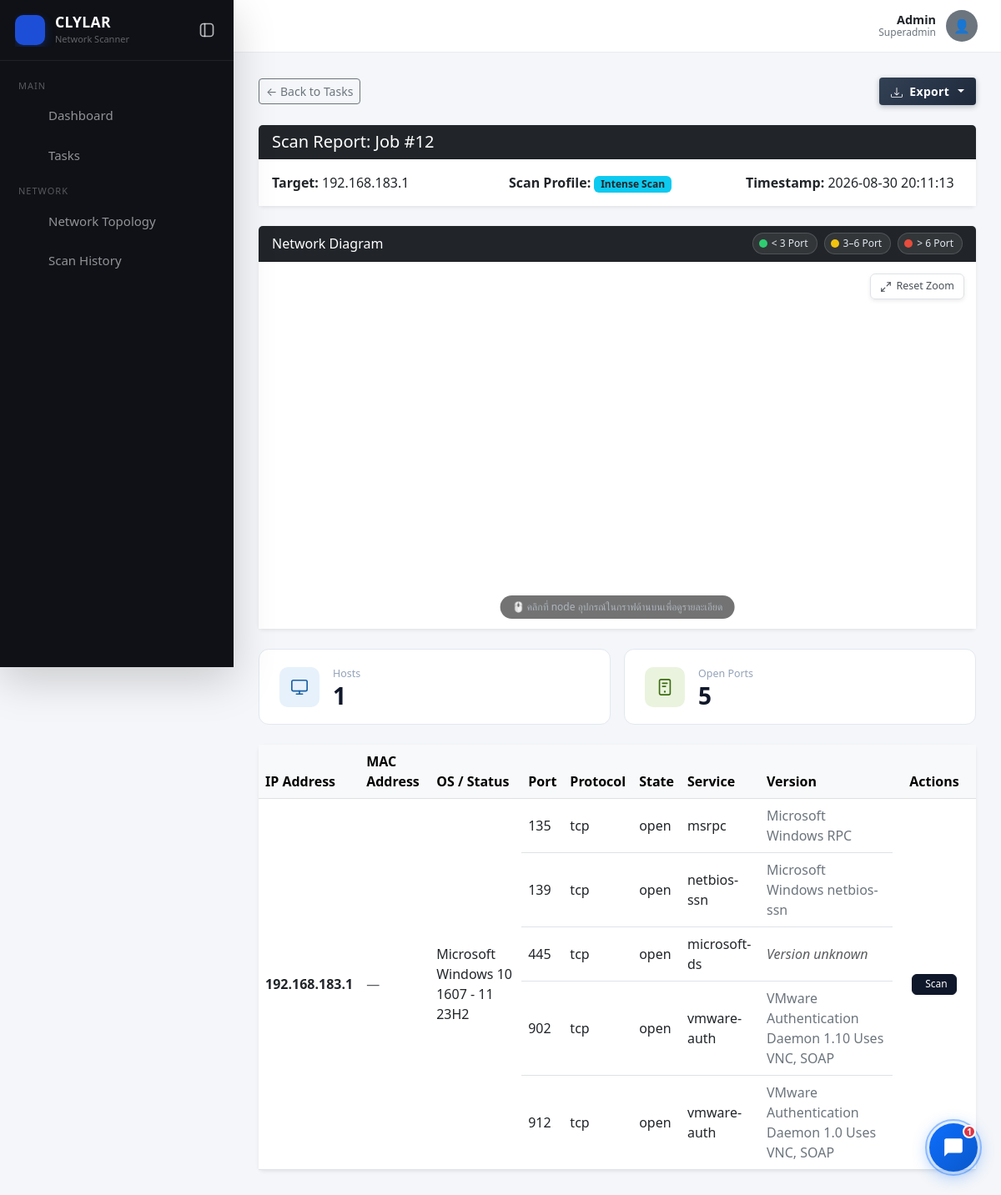
The page /scan/41 (signed in) on the database its author committed.
### models.py (models this page shows, shortened)
class User(db.Model, UserMixin):
    id = db.Column(db.Integer, primary_key=True)
    username = db.Column(db.String(50), unique=True, nullable=False)
    password_hash = db.Column(db.String(255), nullable=False)
    role = db.Column(db.String(20), default='user')
    created_by = db.Column(db.Integer, db.ForeignKey('user.id'), nullable=True)
    created_at = db.Column(db.DateTime, default=now_th)
    subordinates = db.relationship('User', backref=db.backref('creator', remote_side=[id]),
                                   foreign_keys=[created_by])
    @property
    def is_any_admin(self):
        return self.role in ('admin', 'superadmin')

class ScanJob(db.Model):
    id = db.Column(db.Integer, primary_key=True)
    scan_name = db.Column(db.String(150), nullable=True)
    target = db.Column(db.String(100), nullable=False)
    scan_type = db.Column(db.String(50))
    status = db.Column(db.String(20), default='Running')
    timestamp = db.Column(db.DateTime, default=now_th)
    result_data = db.Column(db.Text)
    triggered_by = db.Column(db.String(20), default='manual')
    owner_id = db.Column(db.Integer, db.ForeignKey('user.id'), nullable=True)
    owner = db.relationship('User', foreign_keys=[owner_id])

### app.py (the view)
@app.route('/scan/<int:scan_id>')
@login_required
def scan_detail(scan_id):
    job = visible_scans_query().filter_by(id=scan_id).first_or_404()
    scan_data = json.loads(job.result_data) if job.result_data else []
    same_target_jobs = visible_scans_query().filter_by(target=job.target).order_by(ScanJob.timestamp).all()
    target_scan_count = len(same_target_jobs)
    scan_seq = next((i+1 for i, j in enumerate(same_target_jobs) if j.id == job.id), 1)
    all_owner_jobs = ScanJob.query.filter_by(owner_id=job.owner_id).order_by(ScanJob.timestamp).all()
    owner_seq = next((i+1 for i, j in enumerate(all_owner_jobs) if j.id == job.id), job.id)
    template = 'vuln_scan_detail.html' if job.scan_type == 'vuln_scan' else 'scan_detail.html'
    return render_template(template, job=job, scan_data=scan_data,
                           target_scan_count=target_scan_count, scan_seq=scan_seq,
                           owner_seq=owner_seq)

### templates/scan_detail.html (shortened to what this page needs)
{% extends 'base.html' %}
{% block content %}
<div class="mb-4 d-flex gap-2 align-items-center flex-wrap">
    <a href="{{ url_for('tasks_page') }}" class="btn btn-outline-secondary btn-sm">
        &larr; Back to Tasks
    </a>
    <div class="ms-auto">
        <div class="dropdown">
            <button class="btn btn-sm btn-export-main dropdown-toggle" type="button" data-bs-toggle="dropdown"
                aria-expanded="false">
                Export
            </button>
        </div>
    </div>
</div>
<div class="card shadow-sm border-0 mb-4">
    <div class="card-header bg-dark text-white">
        <h5 class="mb-0">Scan Report: Job #{{ owner_seq }}</h5>
    </div>
    <div class="card-body bg-white">
        <div class="row">
            <div class="col-md-4">
                <strong>Target:</strong> {{ job.target }}
            </div>
            <div class="col-md-4">
                <strong>Scan Profile:</strong>
                <span class="badge bg-info text-dark">{{ job.scan_type | scan_label }}</span>
            </div>
            <div class="col-md-4">
                <strong>Timestamp:</strong>
                {{ job.timestamp.strftime('%Y-%m-%d %H:%M:%S') }}
            </div>
        </div>
    </div>
</div>
{% if scan_data %}
<div class="card shadow-sm border-0 mb-4">
    <div class="card-header bg-dark text-white d-flex align-items-center justify-content-between">
        <h6 class="mb-0">Network Diagram</h6>
        <div id="network-legend" class="d-flex gap-2 align-items-center flex-wrap">
            <span
                style="display:inline-flex;align-items:center;gap:5px;background:rgba(255,255,255,0.08);border:1px solid rgba(255,255,255,0.15);border-radius:20px;padding:3px 10px 3px 7px;">
                <svg width="10" height="10">
                    <circle cx="5" cy="5" r="5" fill="#2ecc71" />
                </svg>
                <span style="font-size:.75rem;color:#e2e8f0;font-weight:500;">&lt; 3 Port</span>
            </span>
            <span
                style="display:inline-flex;align-items:center;gap:5px;background:rgba(255,255,255,0.08);border:1px solid rgba(255,255,255,0.15);border-radius:20px;padding:3px 10px 3px 7px;">
                <svg width="10" height="10">
                    <circle cx="5" cy="5" r="5" fill="#f1c40f" />
                </svg>
                <span style="font-size:.75rem;color:#e2e8f0;font-weight:500;">3–6 Port</span>
            </span>
            <span
                style="display:inline-flex;align-items:center;gap:5px;background:rgba(255,255,255,0.08);border:1px solid rgba(255,255,255,0.15);border-radius:20px;padding:3px 10px 3px 7px;">
                <svg width="10" height="10">
                    <circle cx="5" cy="5" r="5" fill="#e74c3c" />
                </svg>
                <span style="font-size:.75rem;color:#e2e8f0;font-weight:500;">&gt; 6 Port</span>
            </span>
        </div>
    </div>
    <div style="position:relative;">
        <div class="network-zoom-controls">
            <button type="button" class="network-zoom-btn" onclick="resetZoom()" title="Reset Zoom">
                <svg width="14" height="14" viewBox="0 0 24 24" fill="none" stroke="currentColor" stroke-width="2"
                    stroke-linecap="round" stroke-linejoin="round">
                    <path d="M15 3h6v6"></path>
                    <path d="M9 21H3v-6"></path>
                    <path d="M21 3l-7 7"></path>
                    <path d="M3 21l7-7"></path>
                </svg>
                Reset Zoom
            </button>
        </div>
        <div id="network-canvas" style="width:100%;height:440px;background:#ffffff;cursor:default;"></div>
        <div id="diagram-hint" style="position:absolute;bottom:12px;left:50%;transform:translateX(-50%);
                    background:rgba(0,0,0,0.55);color:#adb5bd;
                    padding:5px 14px;border-radius:20px;font-size:.75rem;
                    pointer-events:none;white-space:nowrap;">
        </div>
    </div>
</div>
{% endif %}
{% if scan_data %}
{% set ns = namespace(total_ports=0) %}
{% for d in scan_data %}{% set ns.total_ports = ns.total_ports + (d.ports | length) %}{% endfor %}
<div class="row g-3 mb-4">
    <div class="col-6">
        <div class="stat-card-v2">
            <div class="stat-icon-v2" style="background:#E6F1FB;">
                <svg width="22" height="22" viewBox="0 0 24 24" fill="none" stroke="#185FA5" stroke-width="1.8"
                    stroke-linecap="round" stroke-linejoin="round">
                    <rect x="2" y="3" width="20" height="14" rx="2" />
                    <line x1="8" y1="21" x2="16" y2="21" />
                    <line x1="12" y1="17" x2="12" y2="21" />
                </svg>
            </div>
            <div>
                <p class="stat-label-v2">Hosts</p>
                <p class="stat-value-v2">{{ scan_data | length }}</p>
            </div>
        </div>
    </div>
    <div class="col-6">
        <div class="stat-card-v2">
            <div class="stat-icon-v2" style="background:#EAF3DE;">
                <svg width="22" height="22" viewBox="0 0 24 24" fill="none" stroke="#3B6D11" stroke-width="1.8"
                    stroke-linecap="round" stroke-linejoin="round">
                    <rect x="5" y="2" width="14" height="20" rx="2" />
                    <line x1="12" y1="18" x2="12.01" y2="18" stroke-width="2.5" />
                    <path d="M9 7h6M9 11h4" />
                </svg>
            </div>
            <div>
                <p class="stat-label-v2">Open Ports</p>
                <p class="stat-value-v2">{{ ns.total_ports }}</p>
            </div>
        </div>
    </div>
</div>
{% endif %}
<div class="card p-0 shadow-sm border-0">
    <table class="table table-hover mb-0 align-middle">
        <thead class="table-light">
            <tr>
                <th>IP Address</th>
                <th>MAC Address</th>
                <th>OS / Status</th>
                <th>Port</th>
                <th>Protocol</th>
                <th>State</th>
                <th>Service</th>
                <th>Version</th>
                {% if current_user.is_any_admin %}
                <th style="width:100px;text-align:center;">Actions</th>
                {% endif %}
            </tr>
        </thead>
        <tbody>
            {% for item in scan_data %}
            {% if item.ports %}
            {% for port in item.ports %}
            <tr>
                {% if loop.first %}
                <td class="fw-bold" rowspan="{{ item.ports | length }}">{{ item.ip }}</td>
                <td rowspan="{{ item.ports | length }}">
                    {% if item.mac and item.mac != 'Unknown' %}
                    {{ item.mac }}
                    {% if item.mac_vendor %}<br><small class="text-muted">{{ item.mac_vendor }}</small>{% endif %}
                    {% else %}
                    <span class="text-muted">—</span>
                    {% endif %}
                </td>
                <td rowspan="{{ item.ports | length }}">{{ item.status if item.status else item.os }}</td>
                {% endif %}
                <td>{{ port.port }}</td>
                <td>{{ port.protocol | lower if port.protocol else 'tcp' }}</td>
                <td>open</td>
                <td>{% if port.name %}{{ port.name }}{% else %}—{% endif %}</td>
                <td class="text-secondary">
                    {% if port.version_info and port.version_info != 'Unknown Version' %}
                    {{ port.version_info }}
                    {% else %}
                    <i class="text-muted">Version unknown</i>
                    {% endif %}
                </td>
                {% if current_user.is_any_admin and loop.first %}
                <td rowspan="{{ item.ports | length }}" class="text-center">
                    <button type="button" class="btn btn-drilldown" onclick="openDrilldownModal('{{ item.ip }}')"
                        title="Targeted scan on {{ item.ip }}">
                        <span>Scan</span>
                    </button>
                </td>
                {% endif %}
            </tr>
            {% endfor %}
            {% endif %}
            {% endfor %}
        </tbody>
    </table>
</div>
{% endblock %}

### templates/base.html (shortened to what this page needs)
<!DOCTYPE html>
<html lang="en">
<head>
    <link href="https://cdn.jsdelivr.net/npm/bootstrap@5.3.0/dist/css/bootstrap.min.css" rel="stylesheet">
    <link href="https://cdn.jsdelivr.net/npm/@tabler/icons-webfont@2.44.0/tabler-icons.min.css" rel="stylesheet">
</head>
<body>
<div class="d-flex">
    {% if current_user.is_authenticated %}
    <nav class="sidebar shadow-lg" id="mainSidebar">
        <div class="sidebar-header">
            <a href="/" class="sidebar-brand" id="sidebarBrand" title="CLYLAR Network Scanner">
                <div class="sidebar-logo-icon">
                </div>
                <div class="sidebar-logo-details">
                    <div class="sidebar-logo-text">CLYLAR</div>
                    <div class="sidebar-logo-sub">Network Scanner</div>
                </div>
            </a>
            <button class="sidebar-toggle-btn" id="sidebarToggleBtn" type="button" aria-label="Collapse Sidebar" title="Collapse Sidebar (Ctrl+B)">
                <svg width="20" height="20" viewBox="0 0 24 24" fill="none" stroke="currentColor" stroke-width="2" stroke-linecap="round" stroke-linejoin="round">
                    <rect width="18" height="18" x="3" y="3" rx="4" />
                    <line x1="9" y1="3" x2="9" y2="21" />
                </svg>
            </button>
        </div>
        <div class="sidebar-nav">
            <span class="sidebar-section-label">Main</span>
            <ul class="nav flex-column">
                <li class="nav-item">
                    <a href="/" class="nav-link {% if request.path == '/' %}active{% endif %}" data-bs-toggle="tooltip" data-bs-placement="right" title="Dashboard">
                        <span class="nav-label">Dashboard</span>
                    </a>
                </li>
                {% if current_user.role in ('admin', 'superadmin') %}
                <li class="nav-item">
                    <a href="{{ url_for('tasks_page') }}" class="nav-link {% if request.path.startswith('/tasks') %}active{% endif %}" data-bs-toggle="tooltip" data-bs-placement="right" title="Tasks">
                        <span class="nav-label">Tasks</span>
                    </a>
                </li>
                {% endif %}
            </ul>
            <span class="sidebar-section-label">Network</span>
            <ul class="nav flex-column">
                <li class="nav-item">
                    <a href="{{ url_for('topology_page') }}" class="nav-link {% if request.path.startswith('/topology') %}active{% endif %}" data-bs-toggle="tooltip" data-bs-placement="right" title="Network Topology">
                        <span class="nav-label">Network Topology</span>
                    </a>
                </li>
                <li class="nav-item">
                    <a href="{{ url_for('history_page') }}" class="nav-link {% if request.path.startswith('/history') %}active{% endif %}" data-bs-toggle="tooltip" data-bs-placement="right" title="Scan History">
                        <span class="nav-label">Scan History</span>
                    </a>
                </li>
            </ul>
        </div>
    </nav>
    {% endif %}
    <div class="main-wrapper">
        {% if current_user.is_authenticated %}
        <div class="topbar">
            <div class="topbar-user">
                <div class="topbar-user-info">
                    <div class="topbar-user-name">{{ current_user.username | title }}</div>
                    <div class="topbar-user-role">{{ current_user.role | title }}</div>
                </div>
                <div class="topbar-avatar" id="profileAvatar" onclick="toggleProfileDropdown()">
                </div>
            </div>
        </div>
        {% endif %}
        <main class="main-content">
            {% block content %}
            {% endblock %}
        </main>
    </div>
</div>
{% if current_user.is_authenticated %}
<button id="chatbot-btn" onclick="toggleChat()" title="CLYLAR Chatbot">
  <span id="chatbot-badge">1</span>
  <svg class="icon-chat" width="26" height="26" viewBox="0 0 24 24" fill="none">
    <path d="M20 2H4C2.9 2 2 2.9 2 4v18l4-4h14c1.1 0 2-.9 2-2V4c0-1.1-.9-2-2-2z" fill="white"/>
  </svg>
</button>
{% endif %}
{% if current_user.is_authenticated %}
<div class="toast-container position-fixed bottom-0 end-0 p-4" style="z-index: 10005;">
</div>
{% endif %}
</body>
</html>

### rows shown on the page
User: username "Admin", role "Superadmin"
ScanJob: target "192.168.183.1", scan_type|scan_label "Intense Scan", timestamp "2026-08-30 20:11:13"

### other values the page prints
{{ owner_seq }} "12"
{{ scan_data | length }} "1"
{{ ns.total_ports }} "5"
{{ item.ip }} "192.168.183.1"
{{ item.status if item.status else item.os }} "Microsoft Windows 10 1607 - 11 23H2"
{{ port.port }} "135" "139" "445" "902" "912"
{{ port.protocol | lower if port.protocol else 'tcp' }} "tcp" "tcp" "tcp" "tcp" "tcp"
{{ port.name }} "msrpc" "netbios-ssn" "microsoft-ds" "vmware-auth" "vmware-auth"
{{ port.version_info }} "Microsoft Windows RPC" "Microsoft Windows netbios-ssn" "VMware Authentication Daemon 1.10 Uses VNC, SOAP" "VMware Authentication Daemon 1.0 Uses VNC, SOAP"
